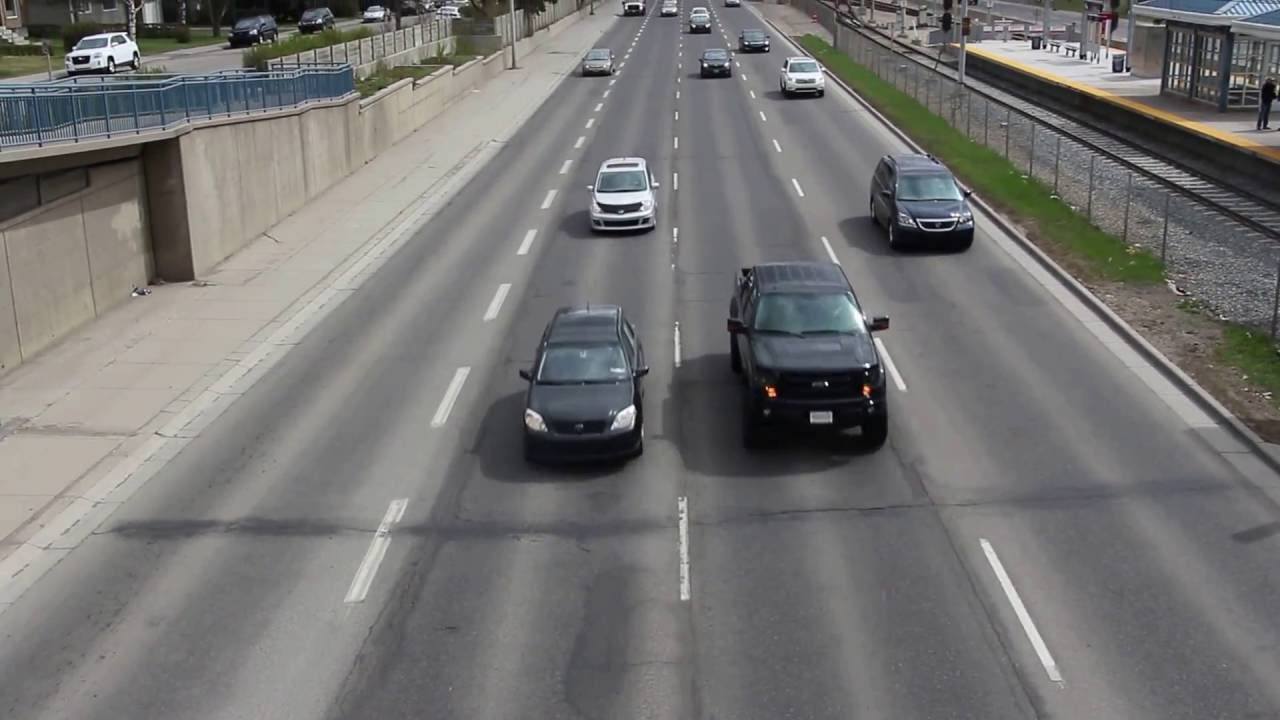
%> input picture test.jpg, 1280 x 720 px
$ octave edge_detection.m   (GNU Octave 9; MATLAB toolbox functions it lacks are replaced by stand-ins)
%> lines starting %> are read from the running program, lines starting %| are printed output that depends on the picture
RGB = imread('C:/Users/Dell/Desktop/Vehicle Detection/test.jpg');
%> RGB is the input picture: size 720x1280x3 uint8; mean R, G, B 116.5, 115.7, 114.6
#change above path as per requirement
imshow(RGB);
I = rgb2gray(RGB);
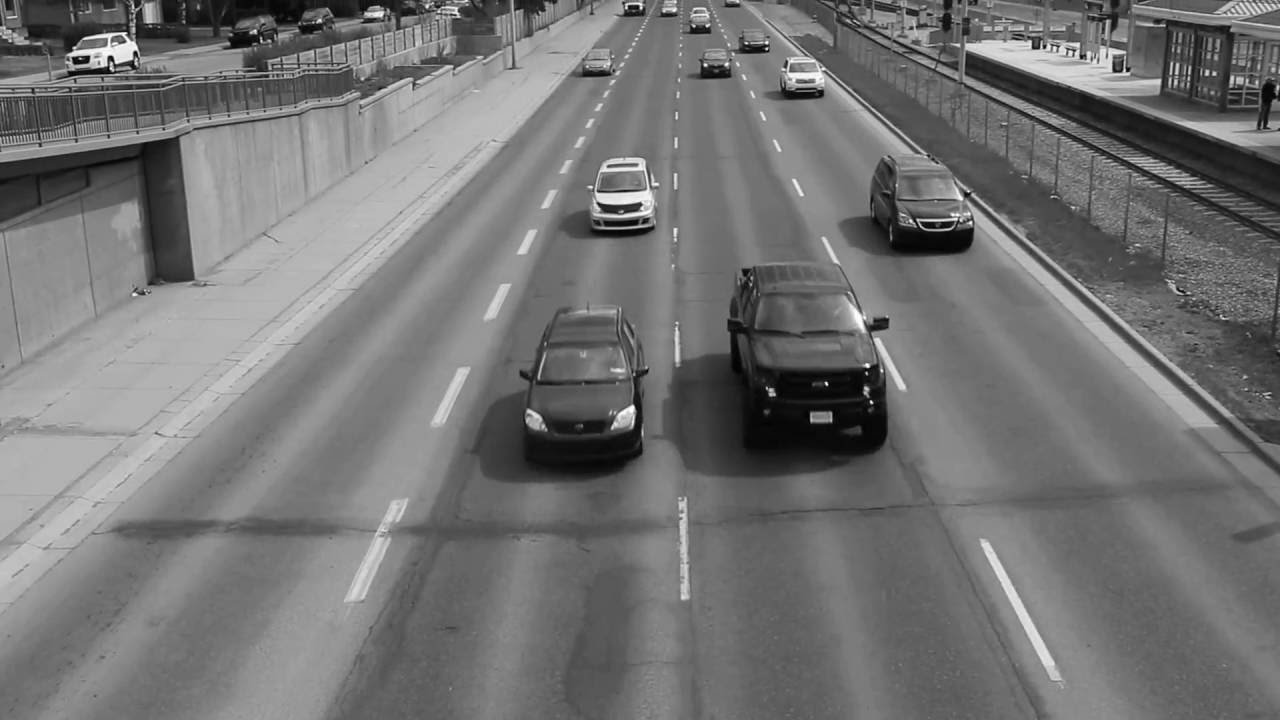
%> I: size 720x1280 uint8; min 0, max 255, mean 115.8
[Gmag, Gdir] = imgradient(I,'prewitt');
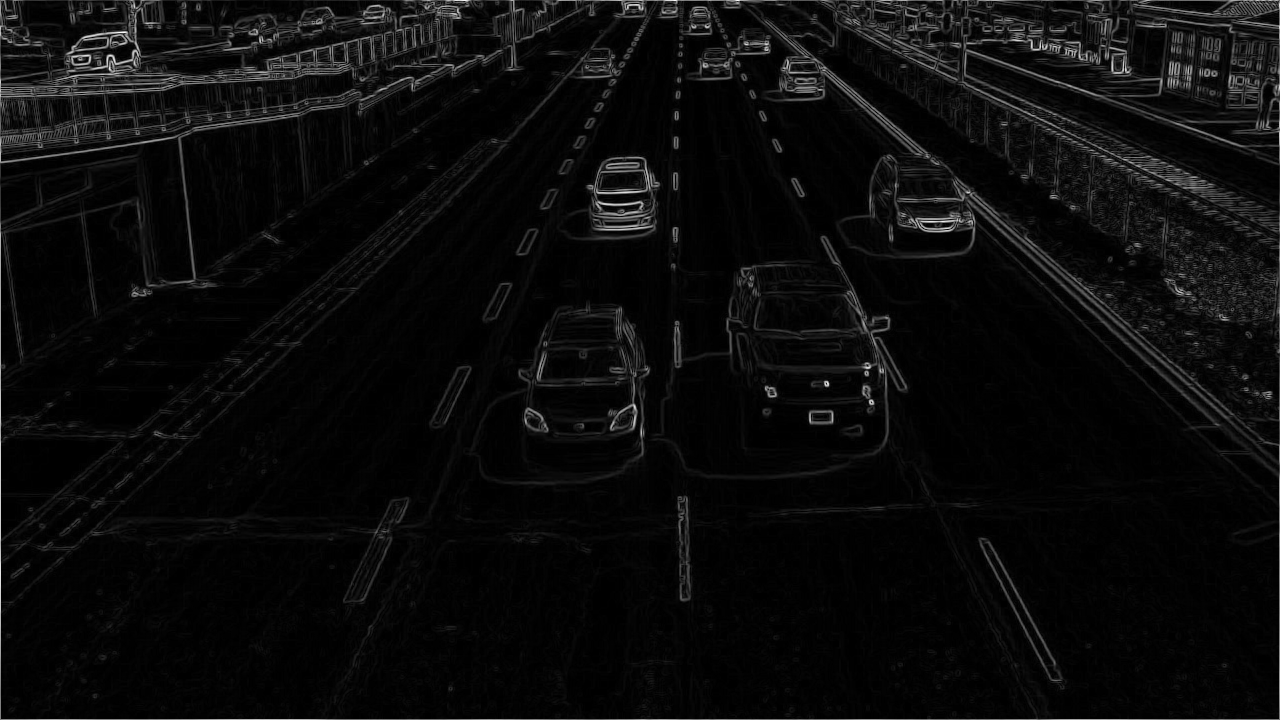
%> Gmag: size 720x1280 double; min 0, max 646.2, mean 29; drawn with min black and max white
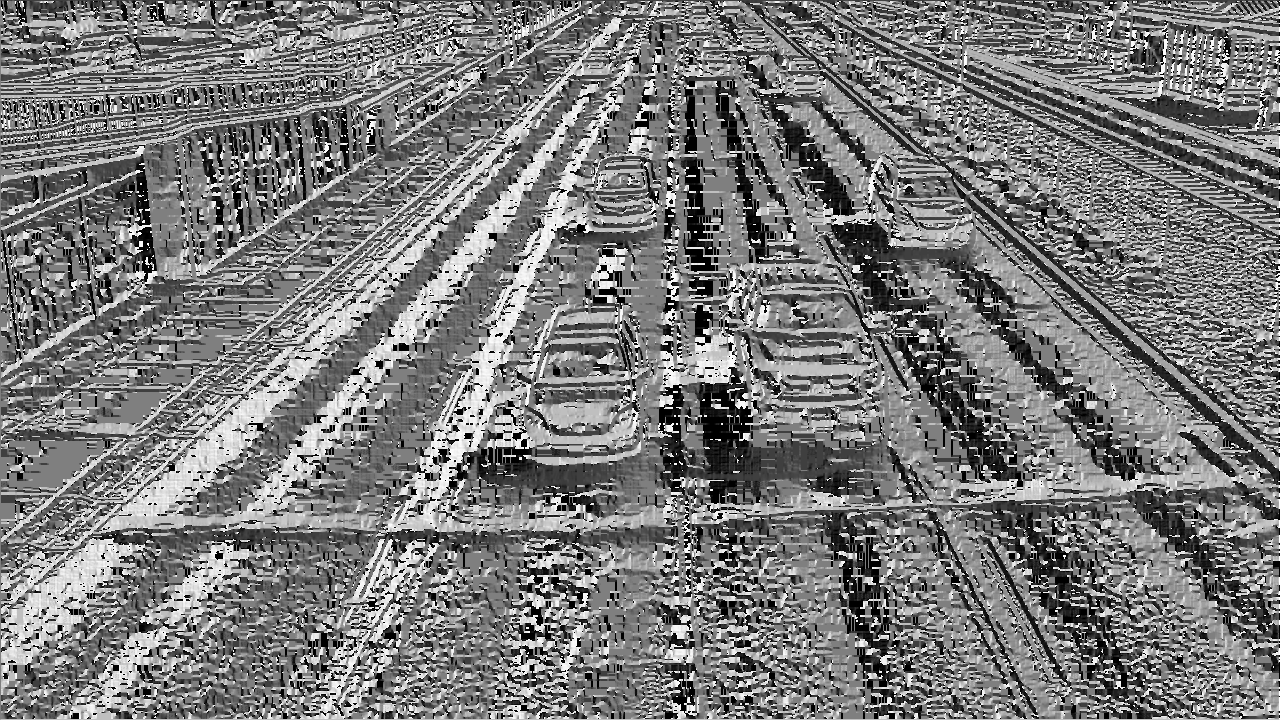
%> Gdir: size 720x1280 double; min -180, max 179.9, mean -7.4; drawn with min black and max white
figure, imshow(Gmag, []), title('Gradient magnitude')
figure, imshow(Gdir, []), title('Gradient direction')

$ run again, with gradient direction.JPG copied over test.jpg
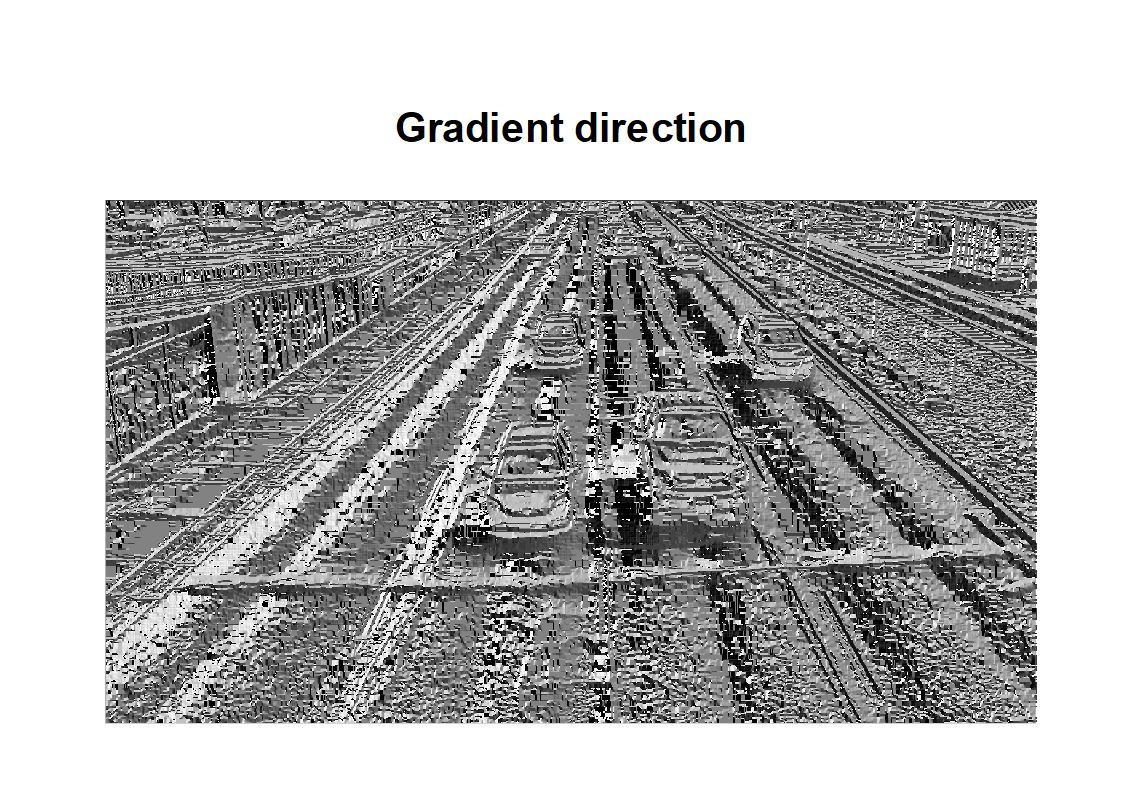
%> input picture gradient direction.JPG, 1141 x 802 px
%> RGB is the input picture: size 802x1141x3 uint8; mean R, G, B 183.4, 183.4, 183.4
%> `[Gmag, Gdir] = imgradient(I,'prewitt');`:
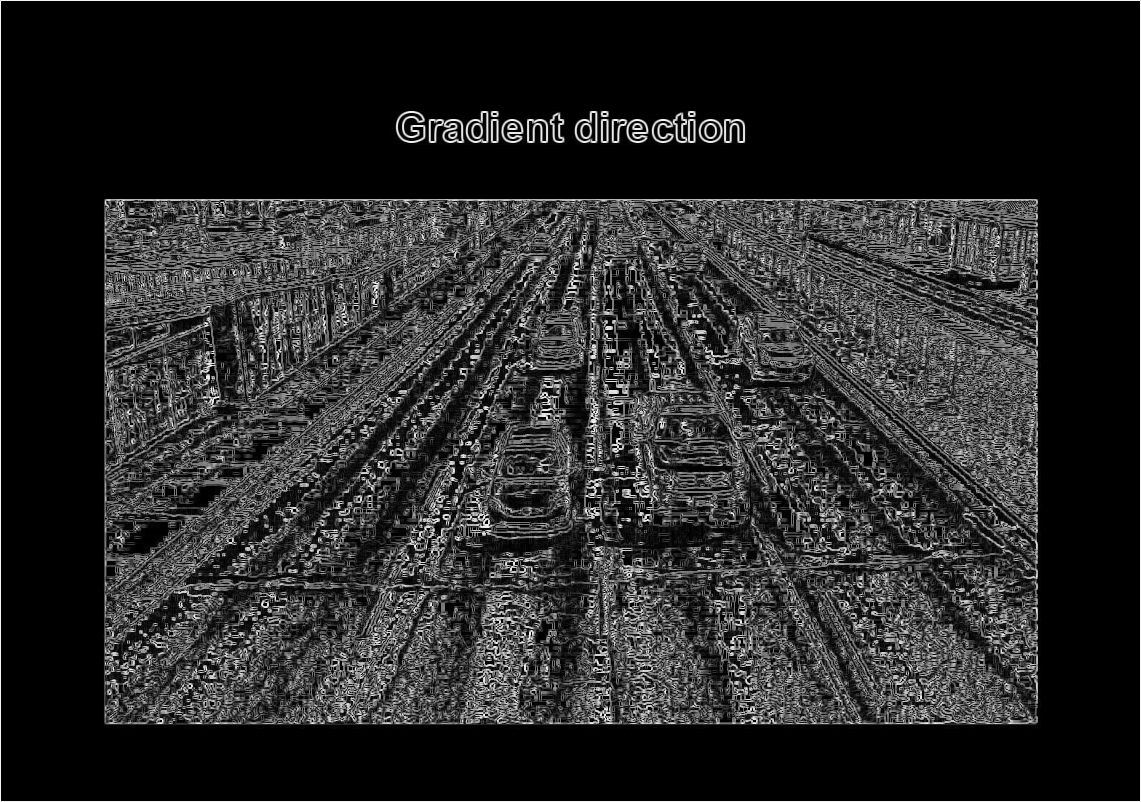
%> Gmag: size 802x1141 double; min 0, max 799.1, mean 125.7; drawn with min black and max white
%> `[Gmag, Gdir] = imgradient(I,'prewitt');`:
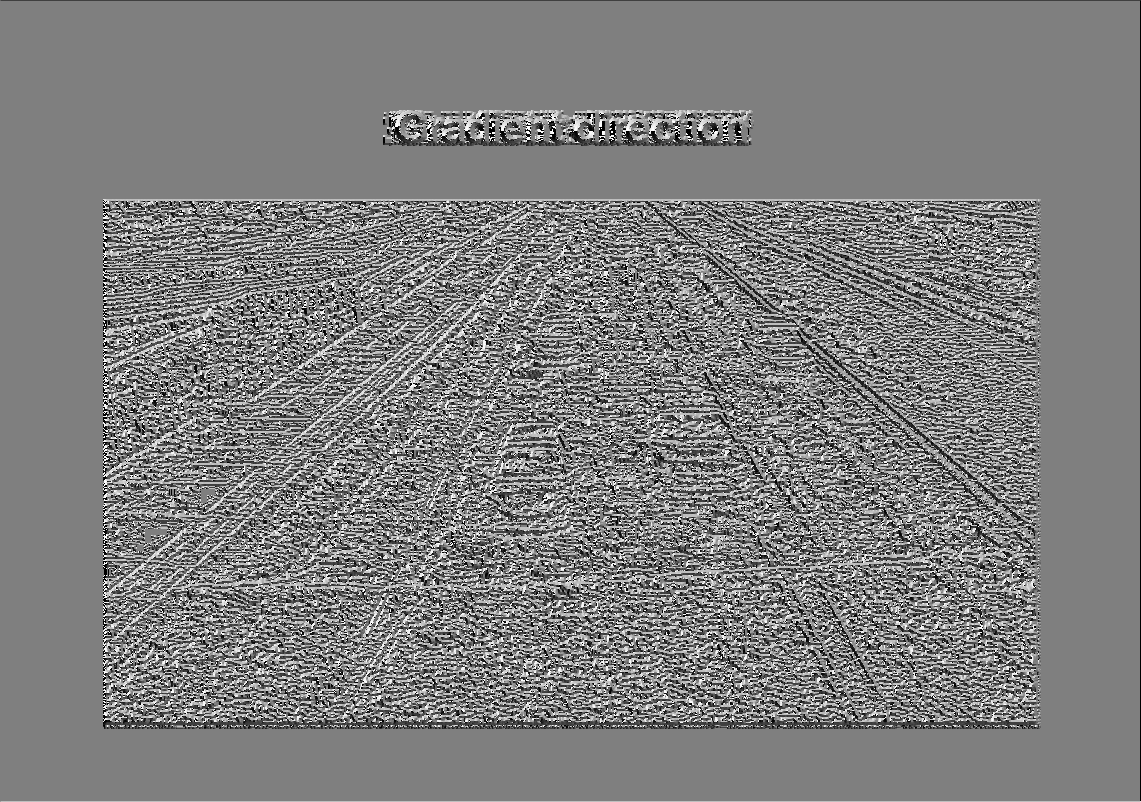
%> Gdir: size 802x1141 double; min -180, max 179.9, mean -1.2; drawn with min black and max white
